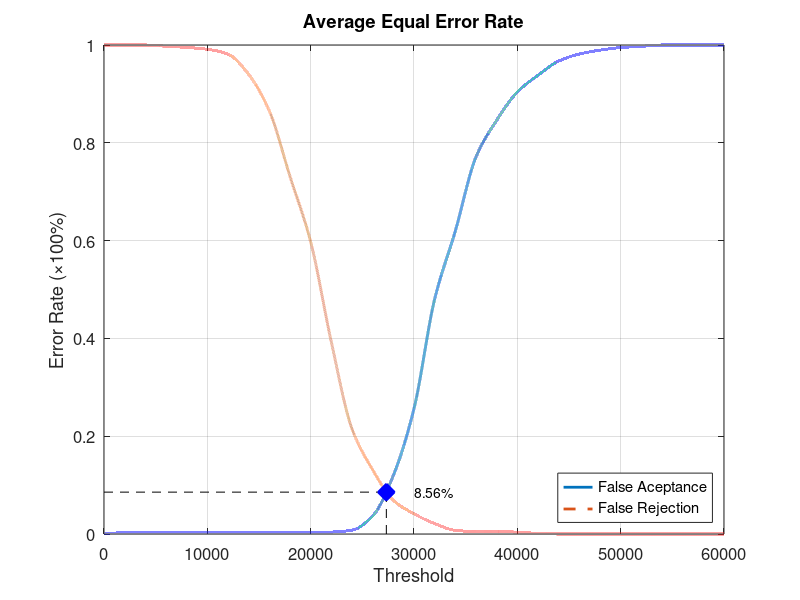
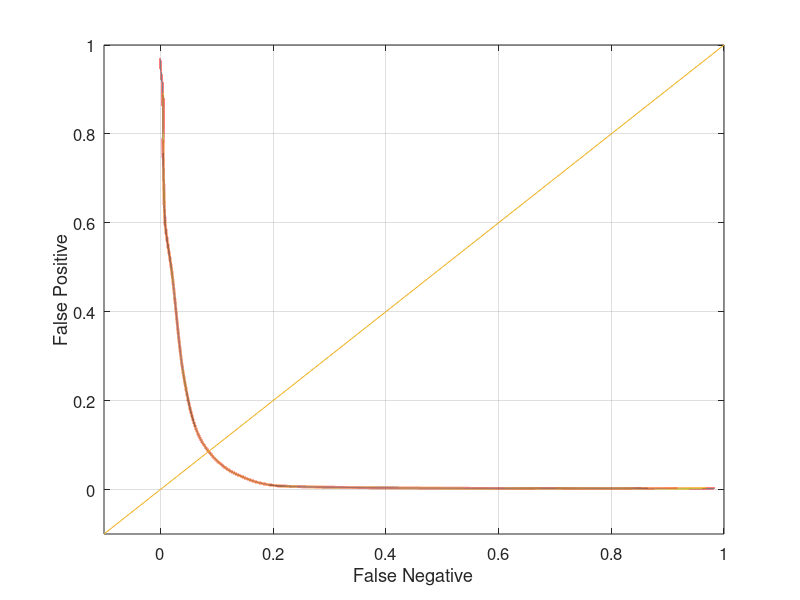

Here is the MATLAB script that generated these plots, in order:
function yEER = Experiment5Average
close all;
clear;
clc;
x = 0:2000:60000;
xq = 0:0.5:60000;

y0 = [0 0.00263158 0.00263158 0.00263158 0.00263158 0.00263158 0.00263158 0.00263158 0.00263158 0.00263158 0.00263158 0.00394737 0.00789474 0.0368421 0.119737 0.256579 0.480263 0.619737 0.771053 0.846053 0.903947 0.938158 0.967105 0.981579 0.989474 0.994737 0.997368 1 1 1 1];
yy0 = interp1(x, y0, xq, 'pchip');
y1 = [1 1 1 0.9975 0.995 0.99125 0.98125 0.94 0.865 0.73125 0.5975 0.3925 0.215 0.13125 0.06875 0.04125 0.02125 0.0075 0.005 0.005 0.00375 0.00125 0 0 0 0 0 0 0 0 0];
yy1 = interp1(x, y1, xq, 'pchip');

% Calculating EER: 
y2 = abs(y0 - y1);
find(y2 == min(y2))
yy2 = abs(yy0 - yy1);
xEER = find(yy2 == min(yy2));
xEERIndex = xq(xEER) % X-axis EER
yEER = yy0(xEER) % Y-axis EER

main = figure
plot(xq, yy0,'-','LineWidth', 2);	hold on
plot(xq, yy1,'--','LineWidth', 2);	hold on
plot([xEERIndex xEERIndex], [0 yEER], 'k--');	hold on
plot([0 xEERIndex], [yEER yEER], 'k--');	hold on
plot(xEERIndex, yEER, 'bx', 'LineWidth', 10);	hold on
text(xEERIndex + 10 * xEERIndex / 100, yEER, [num2str(round((10000 * yEER)) / 100) '%'])
legend('False Aceptance', 'False Rejection', 'Location', 'SouthEast')
xlabel('Threshold')
ylabel('Error Rate (\times100%)')
title('Average Equal Error Rate')
set(gca, 'FontSize', 12)
axis([0 60000 0 1])
grid on

print(main, 'Experiment5AverageMain', '-dpng');
FNRxFPR = figure('Color', [1 1 1]);
plot(yy1, yy0, '-', yy1, yy0, 'LineWidth', 2);
hold on
y = -0.1:0.1:1
plot(y, y); 
set(gca, 'FontSize', 12)
xlabel('False Negative')
ylabel('False Positive')
axis([-0.1 1 -0.1 1])
set(gca, 'FontSize', 12)
grid on

print(FNRxFPR, 'Experiment5AverageFNRxFPR','-dpng');
end
